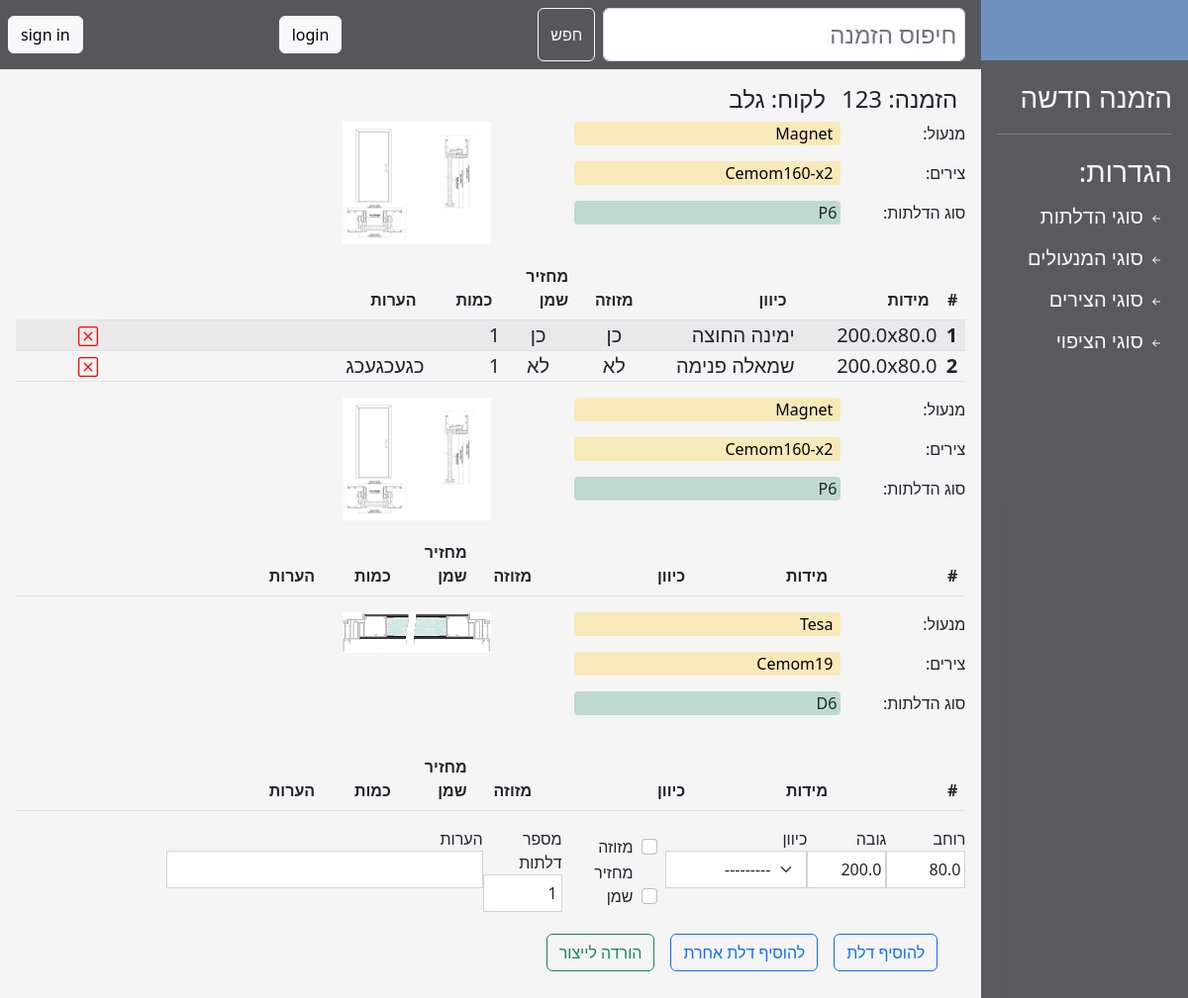
The app's page /show_order/123/ with its own data.
### main/models.py (models this page shows, shortened)
class DoorsGroupInstance(models.Model):
    order = models.ForeignKey('Order', help_text="", on_delete=models.CASCADE,
                              verbose_name="")
    door_type = models.ForeignKey('DoorType', on_delete=models.CASCADE,
                                  help_text="", verbose_name="סוג הדלתות")
    lock = models.ForeignKey('Lock', on_delete=models.CASCADE,
                             help_text="", verbose_name="מנעול")
    hinges = models.ForeignKey('Hinge', on_delete=models.CASCADE,
                               help_text="", verbose_name="צירים")

class Order(models.Model):
    id = models.IntegerField(verbose_name="מספר הזמנה", primary_key=True,
                             unique=True, help_text="")
    customer = models.CharField(max_length=16, help_text="",
                                verbose_name="לקוח")
    phone = models.CharField(max_length=16, help_text="",
                             verbose_name="טלפון", blank=True)
    address = models.CharField(max_length=64, help_text="",
                               verbose_name="כתובת", blank=True)
    date = models.DateField(default=timezone.now)
    comment = models.TextField(max_length="100", help_text="", verbose_name="הערות", blank=True)
    door_type = models.ForeignKey('DoorType', on_delete=models.CASCADE,
                                  help_text="", verbose_name="סוג הדלתות")
    lock = models.ForeignKey('Lock', on_delete=models.CASCADE,
                             help_text="", verbose_name="מנעול")
    hinges = models.ForeignKey('Hinge', on_delete=models.CASCADE,
                               help_text="", verbose_name="צירים")

class Lock(models.Model):
    name = models.CharField(max_length=16, help_text="סוג המנעול", unique=True,
                            verbose_name="סוג המנעול:")
    compatible_doors = models.ManyToManyField('DoorType', help_text="דלתות מתאימות",
                                              verbose_name="סוגי דלתות תואמים:", blank=True)
    index = models.CharField(max_length=16)
    def __str__(self):
        return self.name

class Hinge(models.Model):
    name = models.CharField(max_length=16, help_text="סוג הצירים",
                            verbose_name="", unique=True)
    compatible_doors = models.ManyToManyField('DoorType', help_text="דלתות מתאימות",
                                              verbose_name="סוגי דלתות תואמים:", blank=True)
    index = models.CharField(max_length=16)
    def __str__(self):
        return self.name

class DoorType(models.Model):
    name = models.CharField(max_length=16, help_text="שם הדלת",
                            verbose_name="שם הדלת:", unique=True, null=False, )
    image = models.ImageField(upload_to='images/door_types/', default='',
                              help_text="תמונת הדלת", verbose_name="סקיצה:", blank=True,
                              validators=[validate_image_file_extension])
    height_calculation = models.DecimalField(max_digits=4, decimal_places=1, help_text="הפחתה בגובה",
                                             verbose_name="הפחתה בגובה:", null=False, default=0,
                                             validators=[MaxValueValidator(0)])
    width_calculation = models.DecimalField(max_digits=4, decimal_places=1, help_text="הפחתה ברוחב",
                                            verbose_name="הפחתה ברוחב:", null=False, default=0,
                                            validators=[MaxValueValidator(0)])
    covering_out_height_calculation = models.DecimalField(max_digits=4, decimal_places=1, help_text="הפחתה בגובה",
                                                          verbose_name="הפחתה בגובה:", null=False, default=0,
                                                          validators=[MaxValueValidator(0)])
    covering_out_width_calculation = models.DecimalField(max_digits=4, decimal_places=1, help_text="הפחתה ברוחב",
                                                         verbose_name="הפחתה ברוחב:", null=False, default=0,
                                                         validators=[MaxValueValidator(0)])
    covering_into_height_calculation = models.DecimalField(max_digits=4, decimal_places=1, help_text="הפחתה בגובה",
                                                           verbose_name="הפחתה בגובה:", null=False, default=0,
                                                           validators=[MaxValueValidator(0)])
    covering_into_width_calculation = models.DecimalField(max_digits=4, decimal_places=1, help_text="הפחתה ברוחב",
                                                          verbose_name="הפחתה ברוחב:", null=False, default=0,
                                                          validators=[MaxValueValidator(0)])
    binder_calculation = models.DecimalField(max_digits=4, decimal_places=1, help_text="הפחתה ברוחב",
                                             verbose_name="רוחבן:", null=False, default=0,
                                             validators=[MaxValueValidator(0)])
    def __str__(self):
        return self.name

class DoorInstance(models.Model):
    group = models.ForeignKey('DoorsGroupInstance', on_delete=models.CASCADE)
    number = models.IntegerField(default=1)
    quantity = models.IntegerField(default=1, verbose_name="מספר דלתות")
    height = models.DecimalField(max_digits=4, decimal_places=1, verbose_name="גובה",
                                 help_text="")
    width = models.DecimalField(max_digits=4, decimal_places=1, verbose_name="רוחב",
                                help_text="")
    direction = models.CharField(max_length=16, choices=DIRECTION,
                                 verbose_name="כיוון",
                                 help_text="")
    mezuzah = models.BooleanField(verbose_name="מזוזה", default=False)
    closer = models.BooleanField(verbose_name="מחזיר שמן", default=False)
    comment = models.TextField(max_length="1000", help_text="הערות", verbose_name="הערות", blank=True)
    class Meta:
        ordering = ["number"]

### main/views.py (the view)
# urls.py: re_path(r'^show_order/(?P<order_id>\d+)/', main.views.show_order, name='show_order'),
def show_order(request, order_id):
    form_group = DoorsGroupInstanceForm()
    groups = DoorsGroupInstance.objects.filter(order=order_id)
    doors = []
    for group in groups:
        for door in DoorInstance.objects.filter(group=group):
            doors.append(door)
    if doors:
        form = DoorInstanceForm(initial={
            'width': (doors[len(doors) - 1]).width,
            'height': (doors[len(doors) - 1]).height,
        })
    else:
        form = DoorInstanceForm()
    if request.method == 'POST':
        form = DoorInstanceForm(request.POST)
        if form.is_valid():
            new_door = form.save(commit=False)
            new_door.group = groups.last()
            new_door.number = len(doors) + 1
            new_door.save()
        else:
            print(form.errors)
        return redirect('show_order', order_id=order_id)
    else:
        return render(request, 'order.html', {'form': form, 'form_group': form_group,
                                              'groups': groups, 'doors': doors})

### main/forms.py
class DoorInstanceForm(ModelForm):
    class Meta:
        model = DoorInstance
        fields = '__all__'
        exclude = ['group', 'number']
        widgets = {'quantity': TextInput(attrs={'class': 'form-control px-1 rounded-0'}),
                   'width': TextInput(attrs={'class': 'form-control px-1 rounded-0'}),
                   'height': TextInput(attrs={'class': 'form-control px-1 rounded-0'}),
                   'comment': TextInput(attrs={'class': 'form-control px-2 rounded-0'}),
                   'direction': Select(attrs={'class': 'form-select ps-1 rounded-0'}),
                   'mezuzah': CheckboxInput(attrs={'class': 'form-check-input px-1', 'role': "switch"}),
                   'closer': CheckboxInput(attrs={'class': 'form-check-input px-1', 'role': "switch"}),
                   }

class DoorsGroupInstanceForm(ModelForm):
    class Meta:
        model = DoorsGroupInstance
        fields = '__all__'
        exclude = ['order']
        widgets = {'door_type': Select(attrs={'class': 'form-select'}),
                   'lock': Select(attrs={'class': 'form-select'}),
                   'hinges': Select(attrs={'class': 'form-select'}),
                   }

### templates/order.html (shortened to what this page needs)
{% extends 'base.html' %}
{% block page %}
    {% with main_group=groups|first %}
        <div class="d-flex">
            <h4 class="mx-2">הזמנה: {{ main_group.order.id }}</h4>
            <h4 class="mx-2">לקוח: {{ main_group.order.customer }}</h4>
        </div>
    {% endwith %}
    {% for group in groups %}
        <div class="row g-0 m-0 p-0">
            <div class="col-6">
                <div class="row">
                    <div class="col-3">
                        <p class="">מנעול:</p>
                    </div>
                    <div class="col-7">
                        <p class="pe-2 text-bg-warning rounded-1 bg-opacity-25">{{ group.lock.name }}</p>
                    </div>
                </div>
                <div class="row">
                    <div class="col-3">
                        <p class="">צירים:</p>
                    </div>
                    <div class="col-7">
                        <p class="pe-2 text-bg-warning rounded-1 bg-opacity-25">{{ group.hinges.name }}</p>
                    </div>
                </div>
                <div class="row">
                    <div class="col-3">
                        <p class="">סוג הדלתות:</p>
                    </div>
                    <div class="col-7">
                        <p class="px-1 text-bg-success text-dark rounded-1 bg-opacity-25">{{ group.door_type.name }}</p>
                    </div>
                </div>
                <div class="row">
                    <div class="col-7">
                    </div>
                </div>
            </div>
            <div class="col-6">
                <img src="{{ group.door_type.image.url }}" alt=".."
                     style="max-width: 150px; max-height: 250px;" class="draw">
            </div>
        </div>
        <table class="table table-striped">
            <thead>
            <tr>
                <th scope="col">#</th>
                <th scope="col" style="width: 15%">מידות</th>
                <th scope="col" style="width: 15%">כיוון</th>
                <th class="text-center" scope="col" style="width: 8%">מזוזה</th>
                <th scope="col" style="width: 8%">מחזיר שמן</th>
                <th class="col" scope="col" style="width: 8%">כמות</th>
                <th scope="col">הערות</th>
            </tr>
            </thead>
            <tbody id="doors_table_id">
            {% for door in doors %}
                {% if door.group == group %}
                    <tr class="fs-5">
                        <th class="pe-2 p-0" style="width: 3%" scope="row">{{ door.number }}</th>
                        <td class="p-0" style="width: 15%" dir="rtl">{{ door.height }}x{{ door.width }}</td>
                        <td class="p-0" style="width: 15%">{{ door.direction }}</td>
                        <td class="p-0 text-center" style="width: 8%">{{ door.mezuzah|yesno:"כן,לא" }}</td>
                        <td class="p-0 text-center" style="width: 8%">{{ door.closer|yesno:"כן,לא" }}</td>
                        <td class="p-0" style="width: 8%"> {{ door.quantity }}</td>
                        <td class="p-0">{{ door.comment }}</td>
                        <td class="p-0">
                            <a href="{% url 'remove_door_instance' instance_id=door.id %}">
                            </a>
                        </td>
                    </tr>
                {% endif %}
            {% endfor %}
            </tbody>
        </table>
    {% endfor %}
    <form action="" method="post" class="">
        <div class="row g-0">
            <div class="col-1">{{ form.width.label }}{{ form.width }}</div>
            <div class="col-1">{{ form.height.label }}{{ form.height }}</div>
            <div class="col-2" style="width: 15%">{{ form.direction.label }}{{ form.direction }}</div>
            <div class="col-1 p-1 m-1" style="width: 10%">
                <div class="form-check form-check-reverse">
                    {{ form.mezuzah.label }}{{ form.mezuzah }}
                </div>
                <div class="form-check form-check-reverse">
                    {{ form.closer.label }}{{ form.closer }}
                </div>
            </div>
            <div class="col-1">{{ form.quantity.label }}{{ form.quantity }}</div>
            <div class="col-4">{{ form.comment.label }}{{ form.comment }}</div>
        </div>
        <div class="container d-flex m-2">
            <button type="submit" class="btn btn-outline-primary m-2" id="copy_door_btn">להוסיף דלת</button>
            <button type="button" class="btn btn-outline-primary m-2" id="add_other_door_btn" data-bs-toggle="modal"
                    data-bs-target="#new_door_form">להוסיף דלת אחרת
            </button>
            <button type="submit" class="btn btn-outline-success m-2">הורדה לייצור</button>
        </div>
    </form>
{% endblock %}
{% block script %}
    {% load static %}
{% endblock %}

### static/css/styles.css (style rules this page uses)
body { margin: 0; padding: 0; height: 100vh; display: block; }
.btn { z-index: 10; }
.draw { transition: all 0.3s; }

### records on screen
DoorsGroupInstance: order.id "123", order.customer "גלב", lock.name "Magnet", hinges.name "Cemom160-x2", door_type.name "P6", door_type.image (picture)
DoorInstance: number "1", height "200.0", width "80.0", direction "ימינה החוצה", mezuzah "כן", closer "כן", quantity "1"
DoorInstance: number "2", height "200.0", width "80.0", direction "שמאלה פנימה", mezuzah "לא", closer "לא", quantity "1", comment "כגעכגעכג"
DoorsGroupInstance: lock.name "Magnet", hinges.name "Cemom160-x2", door_type.name "P6", door_type.image (picture)
DoorsGroupInstance: lock.name "Tesa", hinges.name "Cemom19", door_type.name "D6", door_type.image (picture)
